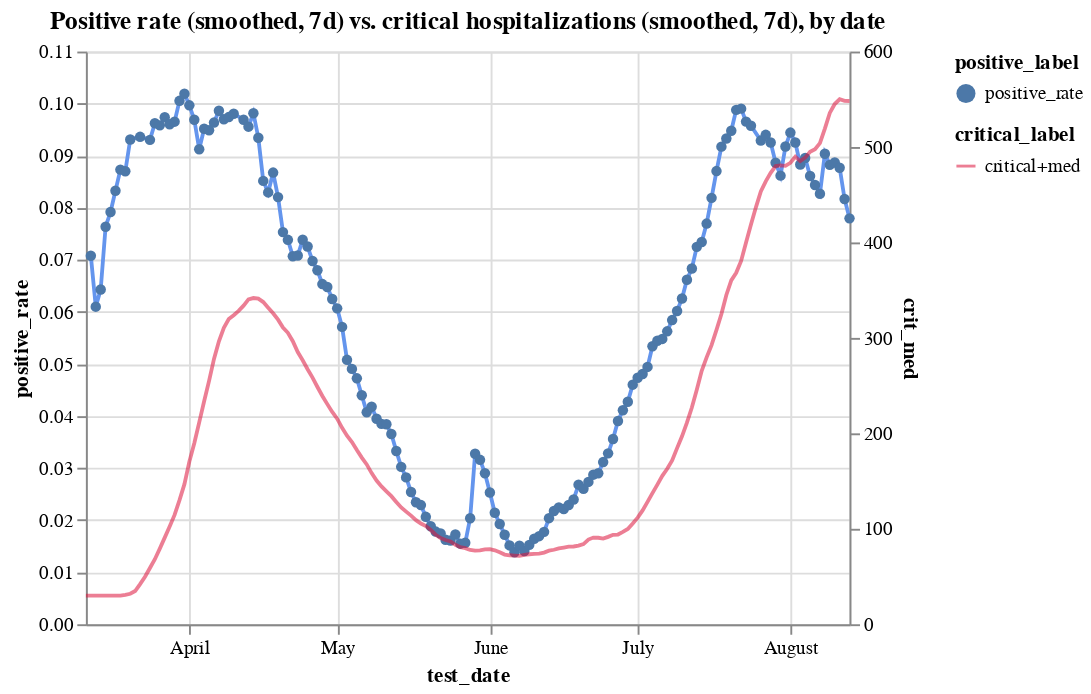

Notebook code for this chart:
### Code cell
c1 = alt.Chart(hos_and_rate[hos_and_rate.positive_rate<0.115]
               .assign(positive_rate = lambda x: x.positive_rate.ewm(span=7).mean())
               .assign(positive_label ='positive_rate')).mark_line(color='cornflowerblue').encode(
    x='test_date',
    y='positive_rate',
    tooltip=['test_date', 'positive_rate'],
    shape='positive_label'
)
c2 = alt.Chart(hos_and_rate
               .assign(critical_label='critical+med')
               .assign(crit_med = lambda x: (x.critical+x.medium).ewm(span=7).mean())
              ).mark_line(color='crimson').encode(
    x='test_date',
    y='crit_med',
    tooltip=['test_date', 'critical'],
    opacity='critical_label'
)


alt.layer(c1, c2).resolve_scale(y='independent').properties(title='Positive rate (smoothed, 7d) vs. critical hospitalizations (smoothed, 7d), by date')

### Figure 1 — Vega-Lite specification as saved in the notebook (floating-point values rounded to 4 significant figures; data arrays with more than 128 entries replaced by an {"elided": "..."} marker saying what was removed)
{"config": {"view": {"continuousWidth": 400, "continuousHeight": 300}}, "layer": [{"data": {"name": "data-a3dbd22f3596084a613e3a837c4208b0"}, "mark": {"type": "line", "color": "cornflowerblue"}, "encoding": {"shape": {"type": "nominal", "field": "positive_label"}, "tooltip": [{"type": "temporal", "field": "test_date"}, {"type": "quantitative", "field": "positive_rate"}], "x": {"type": "temporal", "field": "test_date"}, "y": {"type": "quantitative", "field": "positive_rate"}}}, {"data": {"name": "data-f0d2ad428789f0f2ae9db207a0b59088"}, "mark": {"type": "line", "color": "crimson"}, "encoding": {"opacity": {"type": "nominal", "field": "critical_label"}, "tooltip": [{"type": "temporal", "field": "test_date"}, {"type": "quantitative", "field": "critical"}], "x": {"type": "temporal", "field": "test_date"}, "y": {"type": "quantitative", "field": "crit_med"}}}], "resolve": {"scale": {"y": "independent"}}, "title": "Positive rate (smoothed, 7d) vs. critical hospitalizations (smoothed, 7d), by date", "$schema": "https://vega.github.io/schema/vega-lite/v4.8.1.json", "datasets": {"data-a3dbd22f3596084a613e3a837c4208b0": {"elided": "151 records"}, "data-f0d2ad428789f0f2ae9db207a0b59088": {"elided": "156 records"}}}
